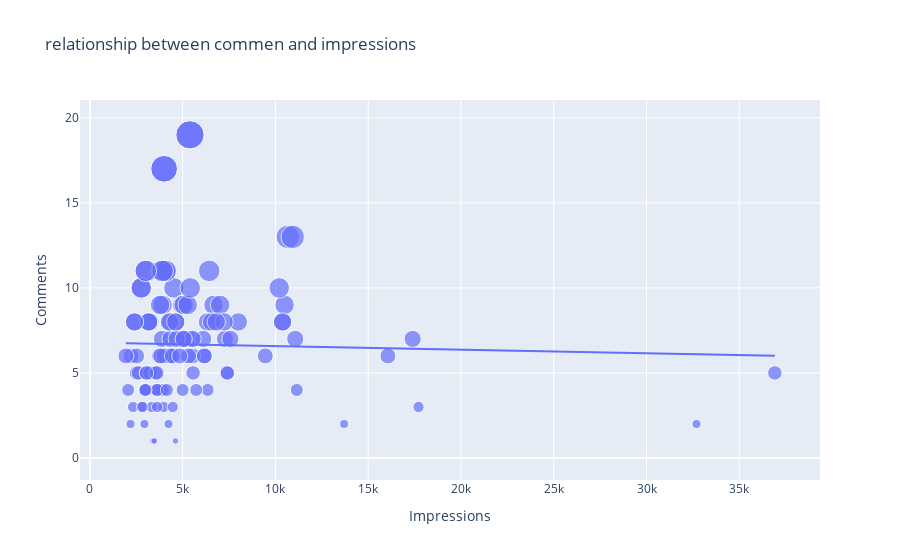

Write notebook code for a chart like this one.
### Code cell
figure=px.scatter(data_frame=df,x='Impressions',y='Comments',size='Comments',trendline='ols',title='relationship between commen and impressions')
figure.show()
